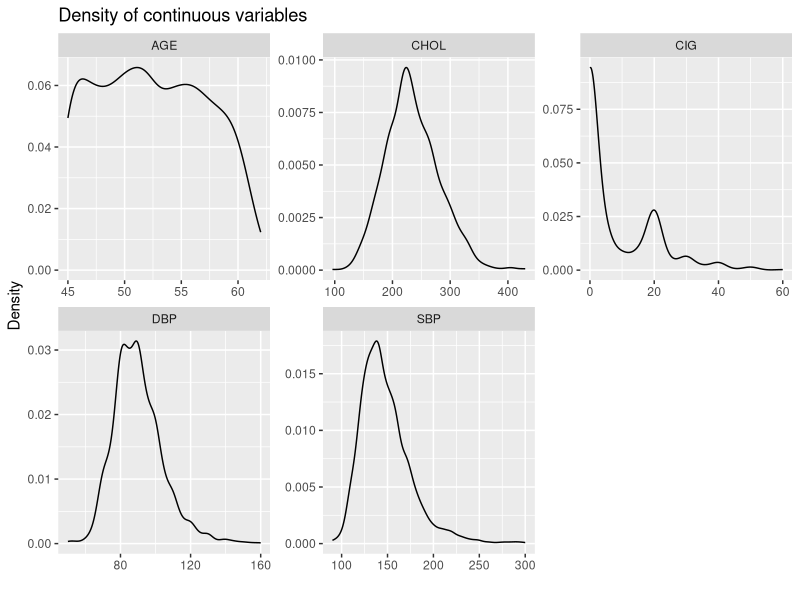
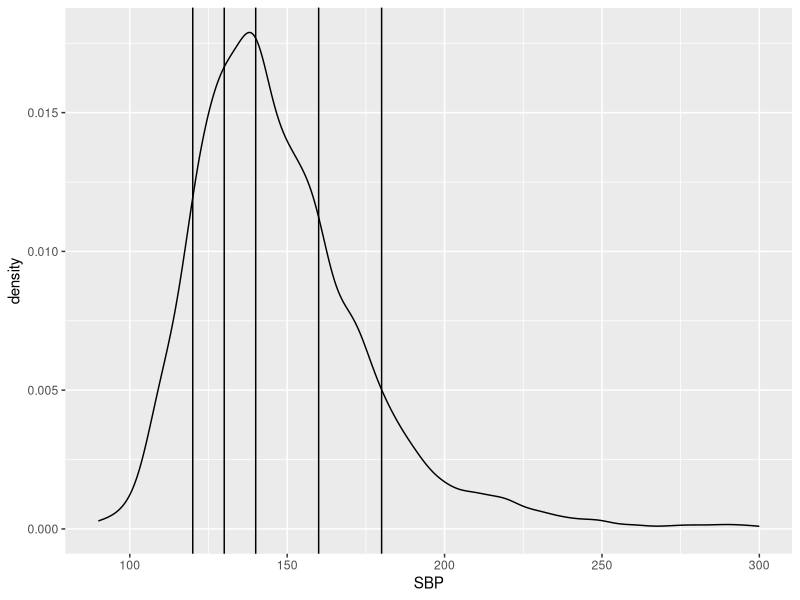
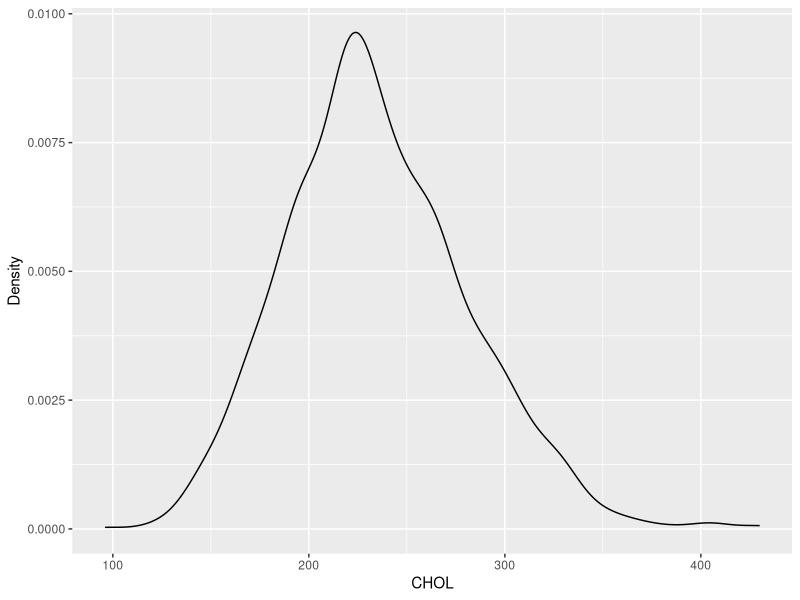
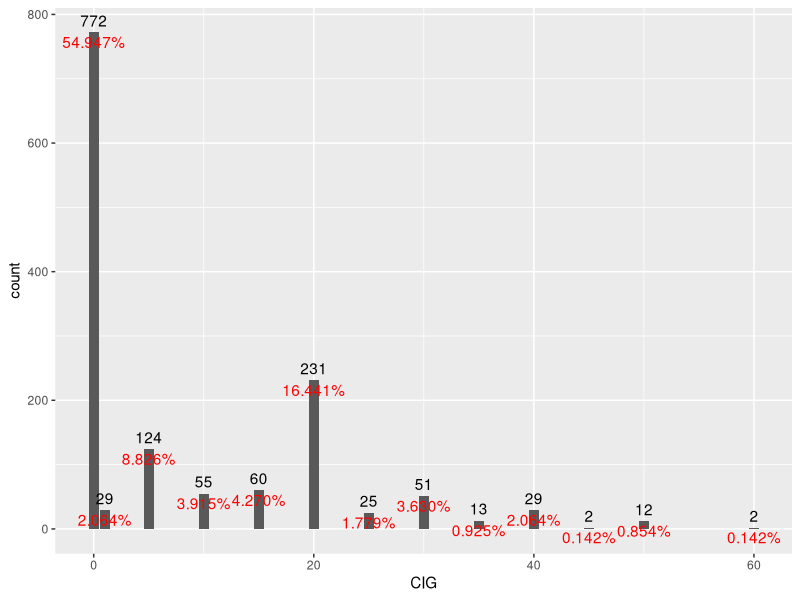
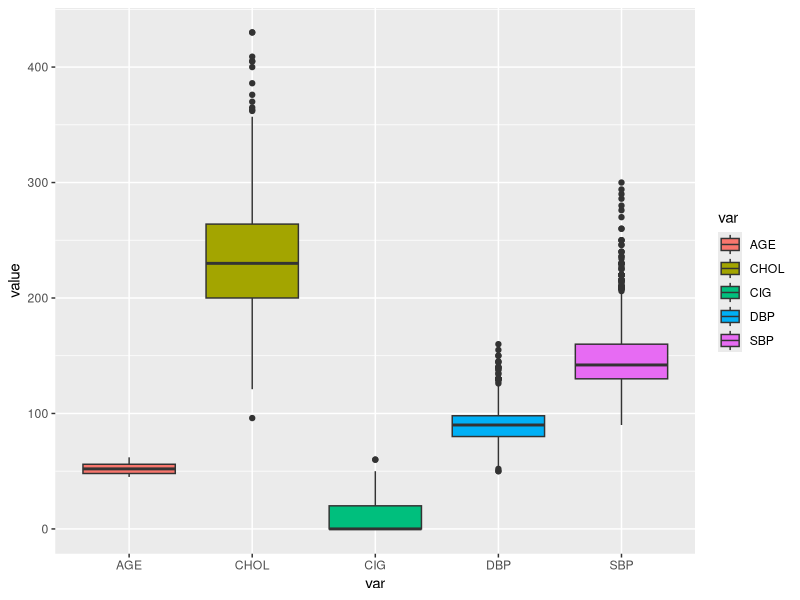
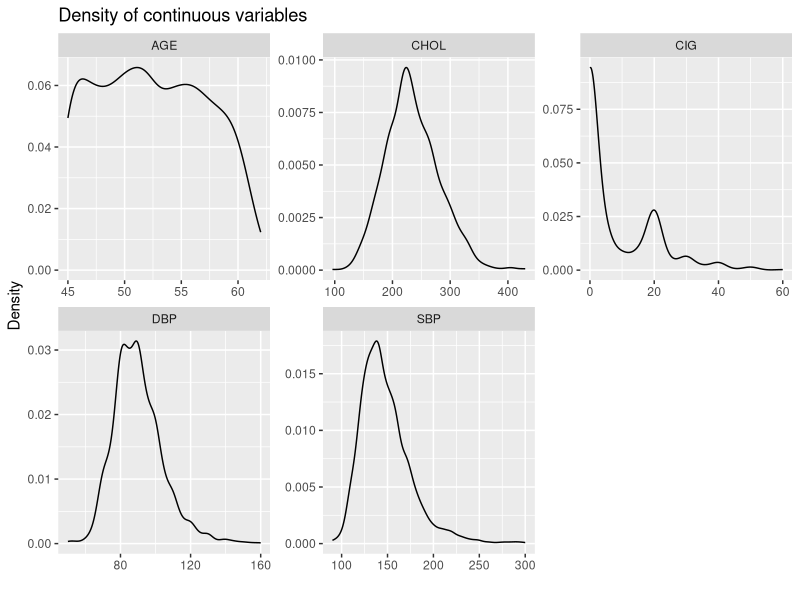
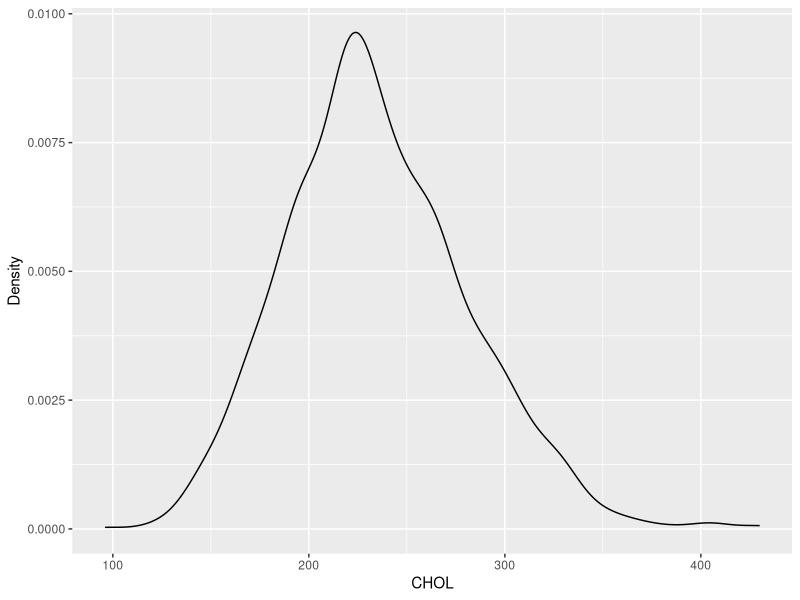
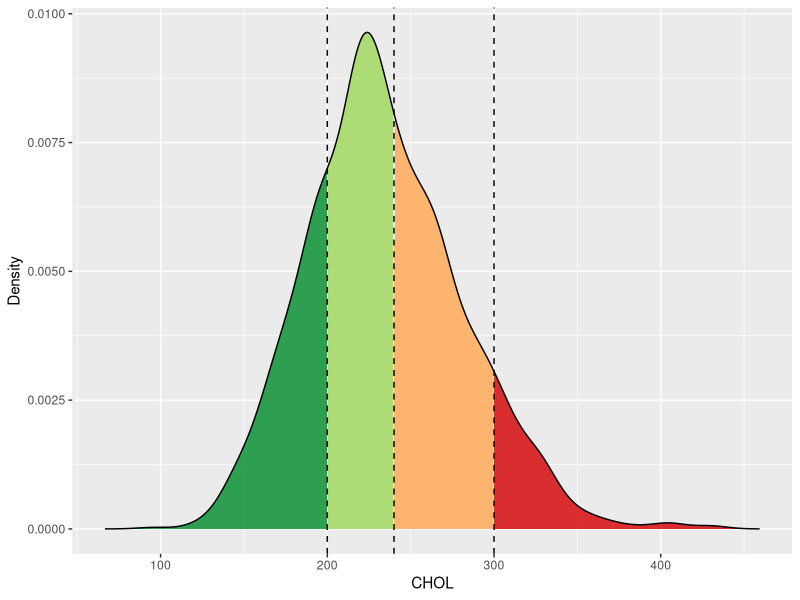

Reproduce these figures in R, in order.
# Task:
# https://free.openeclass.org/modules/document/file.php/SC517/Assignments/Assignment%201/INDEX_DIRECTIONS_eng.html



# AGE: Patients’ age
# SBP: Systolic Blood Pressure
# DBP: Diastolic Blood Pressure
# CHOL: Total Cholesterol level
# CIG: Number of cigarettes smoked per day
# MALE: Gender, 0 for Females, 1 for Males



# import ------------------------------------------------------------------
library(GGally)
library(tidyr)
library(ggplot2)
library(gridExtra)
library(haven)
library(dplyr)
library(mgcv)


data <- read_sav("12_framdata.sav")

# remove NA in CIG for one observation
data <- na.omit(data)
data <- data[, c("AGE", "SBP", "DBP", "CHOL", "CIG", "MALE", "cig_cat")]


data$cig_cat <- factor(data$cig_cat)
data$MALE <- factor(data$MALE)

# You are asked to answer the following questions by analyzing the data


# a -----------------------------------------------------------------------

# a. Present suitable descriptive measures for all the variables individually,
# as well as for their (pairwise) associations




summary(data)

table(data$CIG, data$cig_cat)

# cat
# 0 = no cigarettes
# 1 = 1-20 per day
# 2 = 25-40
# 3 = 45-60


data_long <- data %>%
  pivot_longer(
    cols = c(AGE, SBP, DBP, CHOL, CIG),
    names_to = "var"
  )

data_long$var <- factor(data_long$var)





# plots individual --------------------------------------------------------

# density matrix
ggplot(data_long, aes(value)) +
  geom_density() +
  facet_wrap(~var, scales = "free") +
  labs(x = "", y = "Density", title = "Density of continuous variables")

ggsave("plots/density.png", width = 13, units = "cm")


#density only one
ggplot(data, aes(x = SBP))+
  geom_density()+
  #geom_vline(xintercept = mean(data$DBP))+
  #geom_vline(xintercept = median(data$DBP))+
  geom_vline(xintercept = 120)+
  geom_vline(xintercept = 130)+
  geom_vline(xintercept = 140)+
  geom_vline(xintercept = 160)+
  geom_vline(xintercept = 180)



dia_dens <- with(density(data$DBP), data.frame(x, y))

p_dbp <- ggplot(data = dia_dens, mapping = aes(x = x, y = y)) +
  geom_area(aes(x = ifelse(x<80 , x, 0)), fill = "#1a9850", alpha = 0.9) +
  geom_area(aes(x = ifelse(x>80 & x<=85 , x, 0)), fill = "#91cf60", alpha = 0.9) +
  geom_area(aes(x = ifelse(x>85 & x<=90 , x, 0)), fill = "#d9ef8b", alpha = 0.9) +
  geom_area(aes(x = ifelse(x>90 & x<=100 , x, 0)), fill = "#fee08b", alpha = 0.9) +
  geom_area(aes(x = ifelse(x>100 & x<=110 , x, 0)), fill = "#fc8d59", alpha = 0.9) +
  geom_area(aes(x = ifelse(x>110, x, 0)), fill = "#d73027", alpha = 0.9) +
  geom_line() +
  geom_vline(linetype="dashed", xintercept = 80)+
  geom_vline(linetype="dashed", xintercept = 85)+
  geom_vline(linetype="dashed", xintercept = 90)+
  geom_vline(linetype="dashed", xintercept = 100)+
  geom_vline(linetype="dashed", xintercept = 110)+
  scale_y_continuous(name = "Density", limits = c(0, max(dia_dens$y)))+
  scale_x_continuous(name = "DBP", limits = c(min(dia_dens[dia_dens$y > 0,"x"]),
                                              max(dia_dens[dia_dens$y > 0,"x"]))) 



sys_dens <- with(density(data$SBP), data.frame(x, y))

p_sbp <- ggplot(data = sys_dens, mapping = aes(x = x, y = y)) +
  geom_area(aes(x = ifelse(x<120 , x, 0)), fill = "#1a9850", alpha = 0.9) +
  geom_area(aes(x = ifelse(x>=120 & x<130 , x, 0)), fill = "#91cf60", alpha = 0.9) +
  geom_area(aes(x = ifelse(x>=130 & x<140 , x, 0)), fill = "#d9ef8b", alpha = 0.9) +
  geom_area(aes(x = ifelse(x>=140 & x<160 , x, 0)), fill = "#fee08b", alpha = 0.9) +
  geom_area(aes(x = ifelse(x>=160 & x<180 , x, 0)), fill = "#fc8d59", alpha = 0.9) +
  geom_area(aes(x = ifelse(x>=180, x, 0)), fill = "#d73027", alpha = 0.9) +
  geom_line() +
  geom_vline(linetype="dashed", xintercept = 120)+
  geom_vline(linetype="dashed", xintercept = 130)+
  geom_vline(linetype="dashed", xintercept = 140)+
  geom_vline(linetype="dashed", xintercept = 160)+
  geom_vline(linetype="dashed", xintercept = 180)+
  scale_y_continuous(name = "Density", limits = c(0, max(sys_dens$y)))+
  scale_x_continuous(name = "SBP", limits = c(min(sys_dens[sys_dens$y > 0,"x"]),
                                              max(sys_dens[sys_dens$y > 0,"x"]))) 



arrangeGrob(p_sbp, p_dbp, nrow = 1)



ggsave("plots/bp_density.png", arrangeGrob(p_sbp, p_dbp, nrow = 1),
       width = 18, height = 7, units = "cm")



# check how many in ok levels

#optimal normal
mean(data$SBP<140)
mean(data$DBP<90)

#bad
mean(data$SBP>180)
mean(data$DBP>110)




ggplot(data, aes(CHOL))+
  geom_density() +
  ylab("Density")
ggsave("plots/chol_density.png", width = 13, height = 7, units = "cm")



chol_dens <- with(density(data$CHOL), data.frame(x, y))

p_chol <- ggplot(data = chol_dens, mapping = aes(x = x, y = y)) +
  geom_area(aes(x = ifelse(x<200 , x, 0)), fill = "#1a9641", alpha = 0.9) +
  geom_area(aes(x = ifelse(x>200 & x<=240 , x, 0)), fill = "#a6d96a", alpha = 0.9) +
  geom_area(aes(x = ifelse(x>240 & x<=300 , x, 0)), fill = "#fdae61", alpha = 0.9) +
  geom_area(aes(x = ifelse(x>300, x, 0)), fill = "#d7191c", alpha = 0.9) +
  geom_line() +
  geom_vline(linetype="dashed", xintercept = 200)+
  geom_vline(linetype="dashed", xintercept = 240)+
  geom_vline(linetype="dashed", xintercept = 300)+
  scale_y_continuous(name = "Density", limits = c(0, max(chol_dens$y)))+
  scale_x_continuous(name = "CHOL", limits = c(min(chol_dens[chol_dens$y > 0,"x"]),
                                              max(chol_dens[chol_dens$y > 0,"x"]))) 


ggsave("plots/chol_density.png", p_chol, width = 13, height = 7, units = "cm")




#cig
table(data$CIG)

#cig
ggplot(data, aes(CIG))+
  geom_bar()+
  geom_text(stat = "count", aes(label = ..count..), vjust = -0.5) +
  geom_text(
    stat = "count",
    aes(label = scales::percent((..count..) / sum(..count..))),
    vjust = +1.3,
    col = "red"  )





# boxplot each var
ggplot(data_long, aes(x = var, y = value, fill = var)) +
  geom_boxplot()




# barplot smoking cat
p_cig <- ggplot(data, aes(cig_cat)) +
  geom_bar() +
  geom_text(stat = "count", aes(label = ..count..), vjust = -0.5) +
  geom_text(
    stat = "count",
    aes(label = scales::percent((..count..) / sum(..count..))),
    vjust = 1.4,
    col = c(rep("white", 3), "black")
  ) +
  ylim(-30, 830) +
  labs(x = "Cigarette Category", y = "") #title = "Smoking Behaviour"
ggsave("plots/smoking.png", width = 13, height = 7, units = "cm")




# barplot male
p_male <- ggplot(data, aes(MALE)) +
  geom_bar() +
  geom_text(stat = "count", aes(label = ..count..), vjust = -0.5) +
  geom_text(
    stat = "count",
    aes(label = scales::percent((..count..) / sum(..count..))),
    vjust = +1.3,
    col = "white"
  ) +
  ylim(0, 790) +
  labs(x = "Gender", y = "") + #, title = "Distribution of Gender"
  scale_x_discrete(labels = c("male", "female"))
ggsave("plots/gender.png", width = 13, height = 7, units = "cm")



# barplot age
p_age <- ggplot(data, aes(AGE)) +
  geom_bar() +
 # geom_text(stat = "count", aes(label = ..count..), vjust = -0.5) +
  #ylim(0, 115) +
  labs(x = "Age", y = "") #, title = "Age Distribution"
ggsave("plots/age.png", width = 13, units = "cm")


ggsave("plots/age_male_cig.png", arrangeGrob(p_age, p_male, p_cig, nrow = 1),
       width = 21, height = 7, units = "cm")

